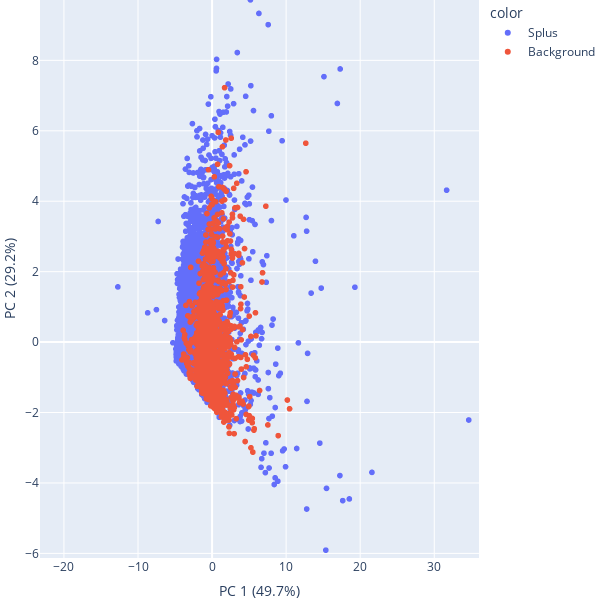

Notebook code for this chart:
### Code cell
l_train = 'Background'
train = datos [ datos['label'] == l_train ][features]

# Entrenamiento modelo PCA con escalado de los datos
# ==============================================================================
pca_pipe = make_pipeline(StandardScaler(), PCA())
pca_pipe.fit ( train )

# Se extrae el modelo entrenado del pipeline
modelo_pca = pca_pipe.named_steps['pca']
    
d = datos[ (datos['label'] == 'Background') | (datos['label'] == 'Splus') ]
d.sort_values ( by = 'label', key = lambda x: x.map({'Fornax': 0, 'Splus': 1, 'Background': 3} ), inplace = True )
#
components = pca_pipe.transform ( d[features] )

labels = [ f"PC {i+1} ({var:.1f}%)" for i, var in enumerate(modelo_pca.explained_variance_ratio_ * 100) ]

fig = px.scatter ( x = components[:,0], y = components[:,1], color = d['label'] )
fig.update_layout ( xaxis_title = labels[0], yaxis_title = labels[1], autosize = False, 
                   width = 600, height = 600, showlegend = True, margin = {"l":0,"r":0,"t":0,"b":0} )

fig.write_html("figures/PCA-param-02-Splus_Background.html")
fig.write_image("figures/PCA-param-02-Splus_Background.jpeg")
fig.show()

### Figure 1 — Plotly figure (JSON) as saved in the notebook; plotly's stock layout.template omitted (floating-point values rounded to 4 significant figures; data arrays with more than 128 entries replaced by an {"elided": "..."} marker saying what was removed)
{"data": [{"hovertemplate": "color=Splus<br>x=%{x}<br>y=%{y}<extra></extra>", "legendgroup": "Splus", "marker": {"color": "#636efa", "symbol": "circle"}, "mode": "markers", "name": "Splus", "showlegend": true, "type": "scattergl", "x": {"elided": "7631 float values"}, "xaxis": "x", "y": {"elided": "7631 float values"}, "yaxis": "y"}, {"hovertemplate": "color=Background<br>x=%{x}<br>y=%{y}<extra></extra>", "legendgroup": "Background", "marker": {"color": "#EF553B", "symbol": "circle"}, "mode": "markers", "name": "Background", "showlegend": true, "type": "scattergl", "x": {"elided": "1353 float values"}, "xaxis": "x", "y": {"elided": "1353 float values"}, "yaxis": "y"}], "layout": {"autosize": false, "height": 600, "legend": {"title": {"text": "color"}, "tracegroupgap": 0}, "margin": {"b": 0, "l": 0, "r": 0, "t": 0}, "showlegend": true, "width": 600, "xaxis": {"anchor": "y", "autorange": false, "domain": [0, 1], "range": [-23.23, 36.04], "title": {"text": "PC 1 (49.7%)"}, "type": "linear"}, "yaxis": {"anchor": "x", "autorange": false, "domain": [0, 1], "range": [-6.131, 9.714], "title": {"text": "PC 2 (29.2%)"}, "type": "linear"}}}
